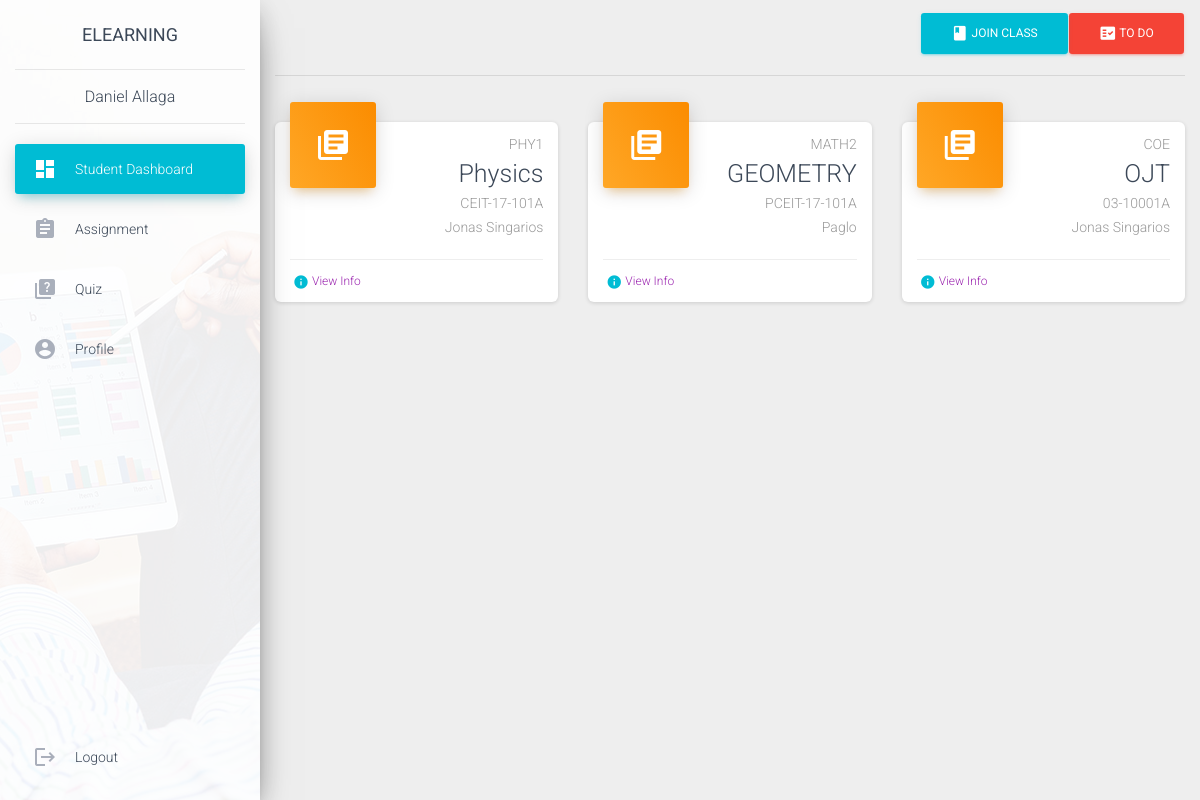
Screenshot of /students/1 with the database file from the repository.
### students/models.py (models this page shows, shortened)
class Student(models.Model):
    name = models.CharField(max_length=200, null=True)
    email = models.CharField(max_length=200, null=True)
    date_created = models.DateTimeField(auto_now_add=True, null=True)

class Enroll(models.Model):
    student = models.ForeignKey(Student, on_delete=models.CASCADE)
    class_enrolled = models.ForeignKey(Class, on_delete=models.CASCADE)
    date_created = models.DateTimeField(auto_now_add=True, null=True)

### professors/models.py (models this page shows, shortened)
class Class(models.Model):
    professor = models.ForeignKey(Professor, on_delete=models.CASCADE)
    class_code = models.CharField(max_length=200, null=True)
    class_description = models.CharField(max_length=200, null=True)
    class_section = models.CharField(max_length=200, null=True)
    unique_code = models.CharField(max_length=200, null=True, unique=True)
    date_created = models.DateTimeField(auto_now_add=True)
    def __str__(self):
        return self.class_code

class Professor(models.Model):
    name = models.CharField(max_length=200, null=True)
    email = models.CharField(max_length=200, null=True)
    date_created = models.DateTimeField(auto_now_add=True)

### students/views.py (the view)
# urls.py: 2. Add a URL to urlpatterns:  path('', views.home, name='home')
def home(request,pk):
    student = Student.objects.get(id=pk)
    enrolled = student.enroll_set.all()
    context = {'student':student, 'enrolled': enrolled}
    return render(request, 'students/student_dashboard.html', context)

### students/templates/students/student_dashboard.html (shortened to what this page needs)
{%  extends "students/base.html" %}
{% load static %}
{% block student_content %}
    <div class="container mt-2">
        <div class="row">
            <div class="col-12">
                <button class="btn btn-danger float-right"> <i class="material-icons">fact_check</i>  To Do </button>
                <button class="btn btn-info float-right" data-toggle="modal" data-target="#ClassCodeModal"> <i class="material-icons">class</i>  Join Class </button>
            </div>
        </div>
        <hr>
     <div class="row">
        {% for enroll in enrolled  %}
            <div class="col-lg-4 col-md-6 col-sm-6">
                <div class="card card-stats">
                    <div class="card-header card-header-warning card-header-icon">
                        <div class="card-icon">
                            <i class="material-icons">library_books</i>
                        </div>
                        <p class="card-category">{{ enroll.class_enrolled }}</p>
                        <h3 class="card-title">{{ enroll.class_enrolled.class_description}}</h3>
                        <p class="card-category">{{ enroll.class_enrolled.class_section }}</p>
                        <p class="card-category">{{ enroll.class_enrolled.professor.name }}</p>
                    </div>
                    <div class="card-footer">
                        <div class="stats">
                            <i class="material-icons text-info">info</i>
                            <a href="">View Info</a>
                        </div>
                    </div>
                </div>
            </div>
        {% endfor %}
    </div>
    </div>
{% endblock %}

### students/templates/students/base.html (shortened to what this page needs)
{% load static %}
<!DOCTYPE html>
<html lang="en">
<head>
  <link rel="stylesheet" href="https://stackpath.bootstrapcdn.com/bootstrap/4.3.1/css/bootstrap.min.css">
  <link rel="stylesheet" href="https://maxcdn.bootstrapcdn.com/font-awesome/latest/css/font-awesome.min.css">
  <link href="{% static 'professors/css/material-dashboard.css' %}" rel="stylesheet" />
</head>
<body class="">
  <div class="wrapper ">
    <div class="sidebar" data-color="azure" data-background-color="white" data-image="{% static 'professors/img/sidebar-3.jpg' %}">
      <div class="logo"><a href="#" class="simple-text logo-normal">
          eLearning
        </a></div>
      <div class="sidebar-wrapper">
      <div class="logo text-center">{{student.name}}</div>
        <ul class="nav">
          <li class="nav-item active  ">
            <a class="nav-link" href="./dashboard.html">
              <i class="material-icons">dashboard</i>
              <p>Student Dashboard</p>
            </a>
          </li>
          <li class="nav-item ">
            <a class="nav-link" href="./tables.html">
              <i class="material-icons">assignment</i>
              <p>Assignment</p>
            </a>
          </li>
          <li class="nav-item ">
            <a class="nav-link" href="./typography.html">
              <i class="material-icons">quiz</i>
              <p>Quiz</p>
            </a>
          </li>
          <li class="nav-item ">
            <a class="nav-link"  href="{% url 'user_profile' student.id %}">
              <i class="material-icons">account_circle</i>
              <p>Profile  </p>
            </a>
          </li>
          <li class="nav-item active-pro ">
            <a class="nav-link" href="./upgrade.html">
              <i class="material-icons">logout</i>
              <p>Logout</p>
            </a>
          </li>
        </ul>
      </div>
    </div>
    <div class="main-panel">
      <nav class="navbar navbar-expand-lg navbar-transparent navbar-absolute fixed-top ">
      </nav>
          {% block student_content %} {% endblock %}
    </div>
  </div>
</body>
</html>

### rows the page displays
Student: name "Daniel Allaga"
Enroll: class_enrolled "PHY1", class_enrolled.class_description "Physics", class_enrolled.class_section "CEIT-17-101A", class_enrolled.professor.name "Jonas Singarios"
Enroll: class_enrolled "MATH2", class_enrolled.class_description "GEOMETRY", class_enrolled.class_section "PCEIT-17-101A", class_enrolled.professor.name "Paglo"
Enroll: class_enrolled "COE", class_enrolled.class_description "OJT", class_enrolled.class_section "03-10001A", class_enrolled.professor.name "Jonas Singarios"
